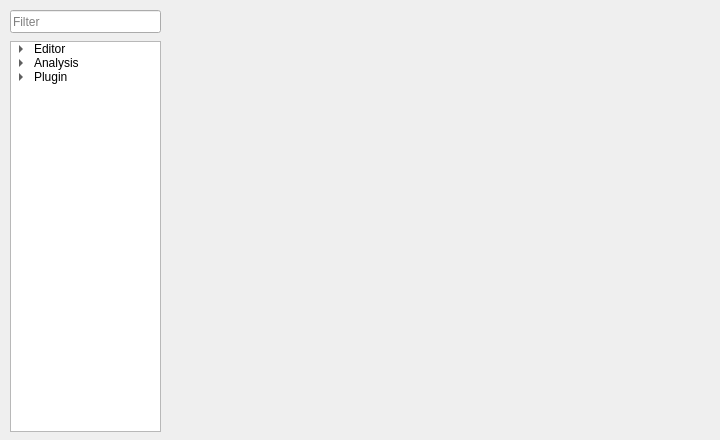
<?xml version="1.0" encoding="UTF-8"?>
<ui version="4.0">
 <class>Setting</class>
 <widget class="QWidget" name="Setting">
  <property name="geometry">
   <rect>
    <x>0</x>
    <y>0</y>
    <width>720</width>
    <height>440</height>
   </rect>
  </property>
  <property name="minimumSize">
   <size>
    <width>720</width>
    <height>400</height>
   </size>
  </property>
  <property name="windowTitle">
   <string>Form</string>
  </property>
  <widget class="QTreeWidget" name="treeWidget">
   <property name="geometry">
    <rect>
     <x>10</x>
     <y>41</y>
     <width>151</width>
     <height>391</height>
    </rect>
   </property>
   <property name="headerHidden">
    <bool>true</bool>
   </property>
   <column>
    <property name="text">
     <string>Setting</string>
    </property>
   </column>
   <item>
    <property name="text">
     <string>Editor</string>
    </property>
    <item>
     <property name="text">
      <string>Base</string>
     </property>
    </item>
    <item>
     <property name="text">
      <string>Complete</string>
     </property>
    </item>
    <item>
     <property name="text">
      <string>Font</string>
     </property>
    </item>
   </item>
   <item>
    <property name="text">
     <string>Analysis</string>
    </property>
    <item>
     <property name="text">
      <string>Clangd</string>
     </property>
    </item>
    <item>
     <property name="text">
      <string>Rust Analyzer</string>
     </property>
    </item>
    <item>
     <property name="text">
      <string>Valgrind</string>
     </property>
    </item>
   </item>
   <item>
    <property name="text">
     <string>Plugin</string>
    </property>
    <item>
     <property name="text">
      <string>Installed</string>
     </property>
    </item>
    <item>
     <property name="text">
      <string>Install Plugin</string>
     </property>
    </item>
    <item>
     <property name="text">
      <string>Plugin Setting</string>
     </property>
    </item>
   </item>
  </widget>
  <widget class="QWidget" name="widget" native="true">
   <property name="geometry">
    <rect>
     <x>170</x>
     <y>10</y>
     <width>541</width>
     <height>421</height>
    </rect>
   </property>
  </widget>
  <widget class="QLineEdit" name="lineEdit">
   <property name="geometry">
    <rect>
     <x>10</x>
     <y>10</y>
     <width>151</width>
     <height>23</height>
    </rect>
   </property>
   <property name="inputMask">
    <string/>
   </property>
   <property name="text">
    <string/>
   </property>
   <property name="placeholderText">
    <string>Filter</string>
   </property>
   <property name="clearButtonEnabled">
    <bool>true</bool>
   </property>
  </widget>
 </widget>
 <resources/>
 <connections/>
</ui>
